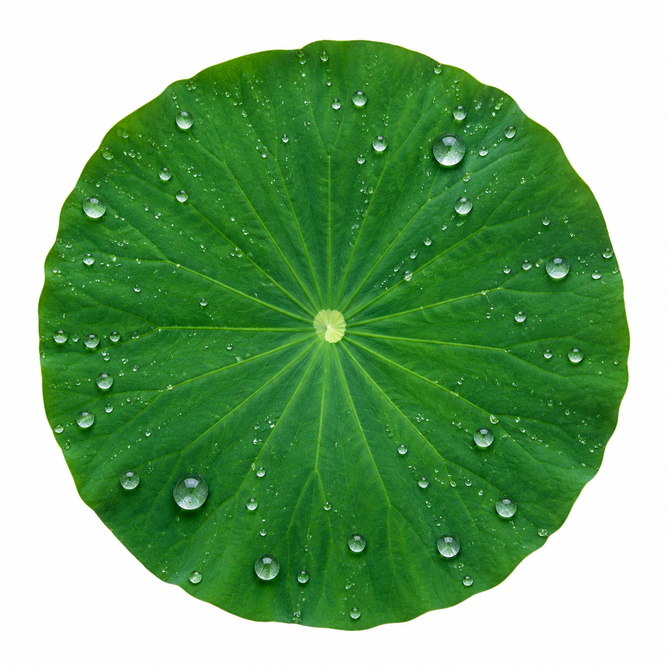
#> input picture assets/textures_wukong/tex-lotus-leaf-pad.png, 667 x 667 px, shrunk from 1024 x 1024 before the run, found by its file name
$ python make_billboards.py
#> lines starting #> are read from the running program, lines starting #| are printed output that depends on the picture
# -*- coding: utf-8 -*-
"""太微云宫 billboard 白底抠图管线。

把 textures_wukong/ 下白底 isolated 贴图转成 RGBA：
- alpha = (255 - 亮度) * gain，低噪阈值截断
- 白底去混（un-premultiply against white），防白边
产物写入 textures_wukong/billboards/，供 generator billboard_material 直读。
"""
import os
import numpy as np
from PIL import Image

SRC = os.path.join(os.path.dirname(os.path.abspath(__file__)),
                   "..", "taiwei_video", "textures_wukong")
DST = os.path.join(SRC, "billboards")
os.makedirs(DST, exist_ok=True)

JOBS = {
    "tex-lotus-leaf-pad.png": 1.00,
    "tex-peach-petal-cluster.png": 1.00,
    "tex-reed-tassel.png": 1.00,
    "tex-bamboo-leaf-cluster.png": 1.00,
    "tex-pine-needle-cluster.png": 1.00,
    "tex-distant-mountain-mist.png": 1.00,
    "tex-wispy-mist-sheet.png": 2.60,
    "tex-volume-cumulus-cloud.png": 2.20,
    "tex-night-milkyway-nebula.png": 1.20,
}

for name, gain in JOBS.items():
    src = os.path.join(SRC, name)
    if not os.path.isfile(src):
        print("MISS", name)
        continue
    im = np.asarray(Image.open(src).convert("RGB"), dtype=np.float32)
    lum = im.max(axis=2)  # 白底≈255；彩色主体 max 通道低于 255
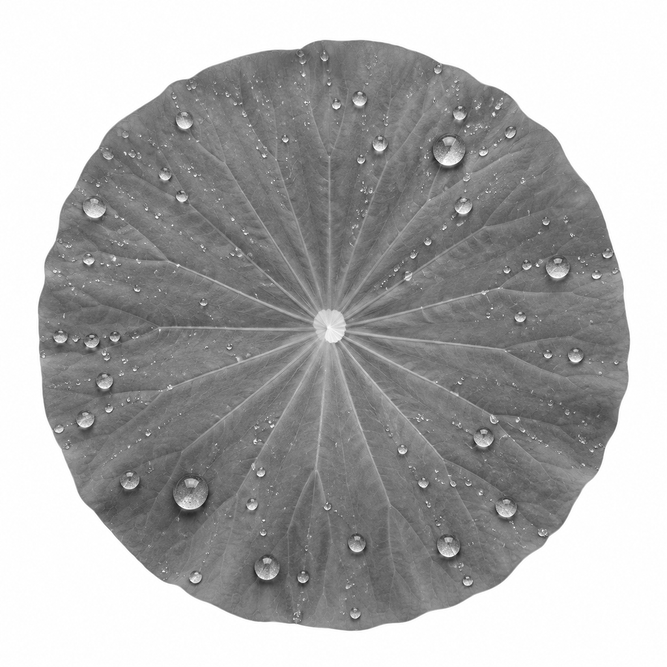
#> lum: shape (667, 667) float32; min 27, max 255, mean 172
    a = np.clip((255.0 - lum) * gain, 0, 255)
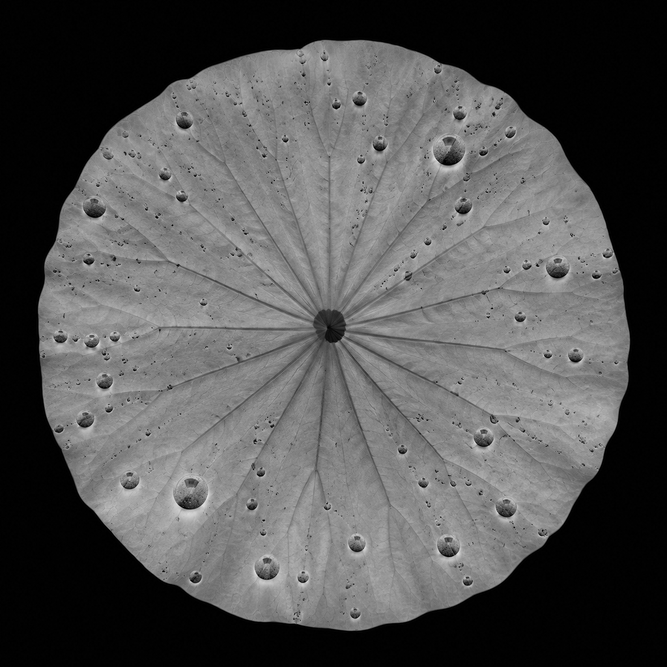
#> a: shape (667, 667) float32; min 0, max 228, mean 83
    a[a < 14] = 0
    # 白底去混：c' = (c - (255 - a)) * 255 / a
    af = a / 255.0
    safe = np.maximum(af, 1e-3)[..., None]
    unmix = np.clip((im - (255.0 - a)[..., None]) / safe, 0, 255)
#> unmix: shape (667, 667, 3) float32; every value is 0
    out = np.dstack([np.where(a[..., None] > 0, unmix, im), a]).astype(np.uint8)
    Image.fromarray(out, "RGBA").save(os.path.join(DST, name))
    cov = float((a > 0).mean())
#> cov = 0.619
    print("OK", name, "coverage=%.3f" % cov)
#| OK tex-lotus-leaf-pad.png coverage=0.619
#> pass 2 of the loop `for name, gain in JOBS.items():`:
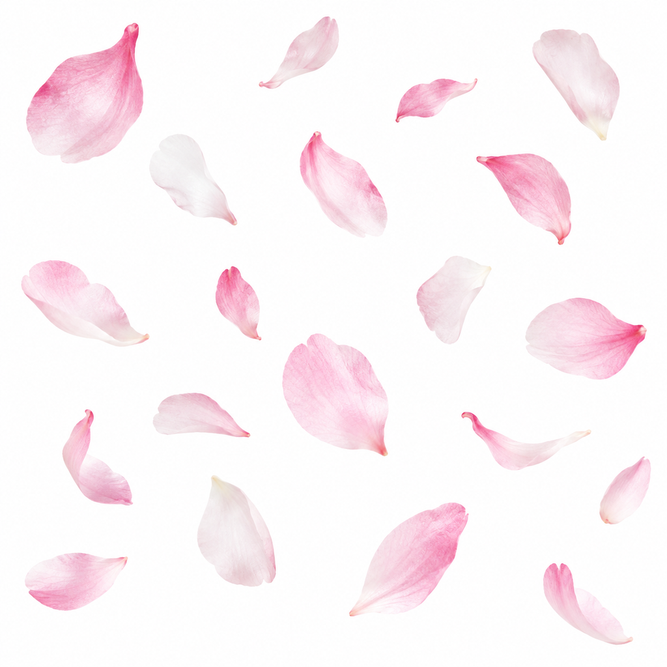
#> input picture assets/textures_wukong/tex-peach-petal-cluster.png, 667 x 667 px, shrunk from 1024 x 1024 before the run, found by its file name
#> `lum = im.max(axis=2)`:
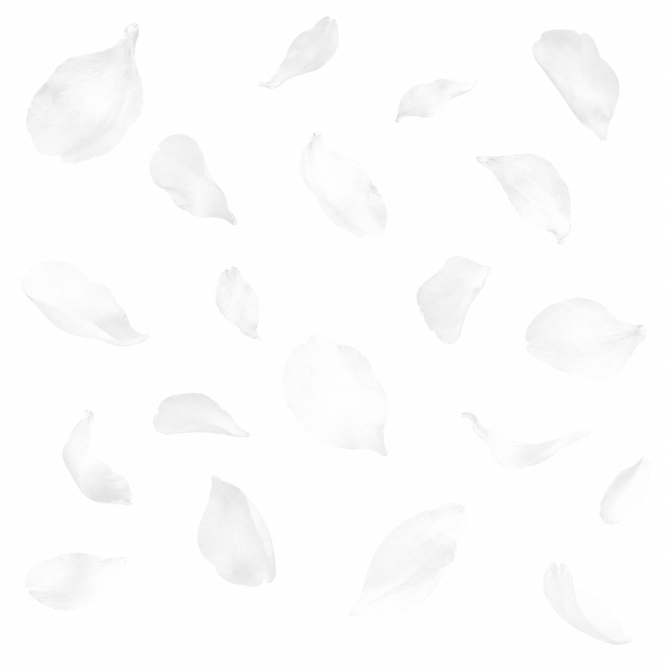
#> lum: shape (667, 667) float32; min 212, max 255, mean 252.5
#> `a[a < 14] = 0`:
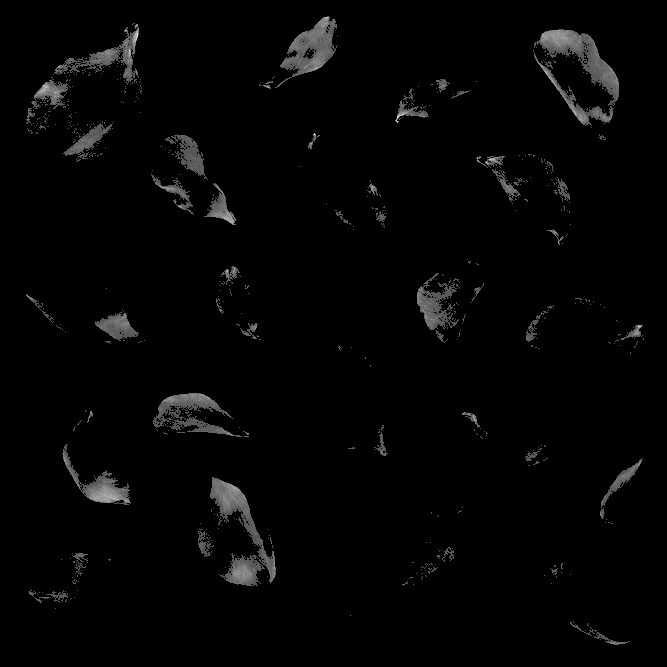
#> a: shape (667, 667) float32; min 0, max 43, mean 0.8; drawn with min black and max white
#> cov = 0.0455
#| OK tex-peach-petal-cluster.png coverage=0.045
#> pass 3 of the loop `for name, gain in JOBS.items():`:
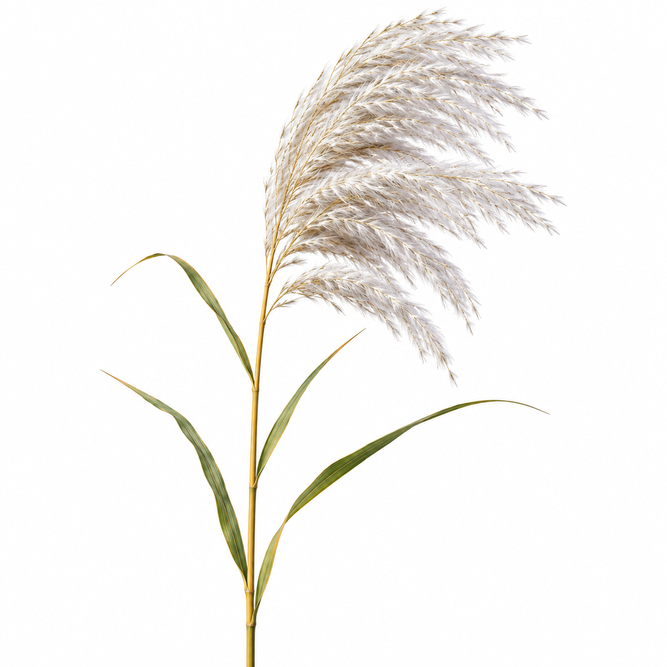
#> input picture assets/textures_wukong/tex-reed-tassel.png, 667 x 667 px, shrunk from 1024 x 1024 before the run, found by its file name
#> `lum = im.max(axis=2)`:
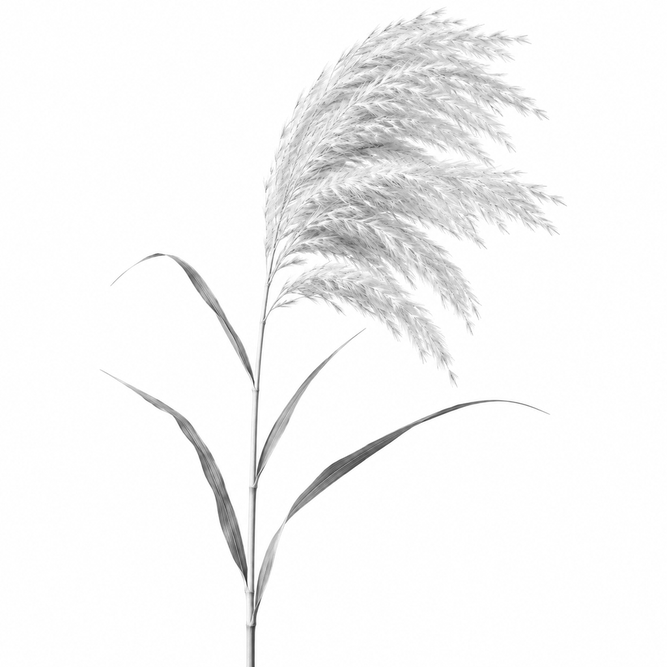
#> lum: shape (667, 667) float32; min 40, max 255, mean 246.2
#> `a = np.clip((255.0 - lum) * gain, 0, 255)`:
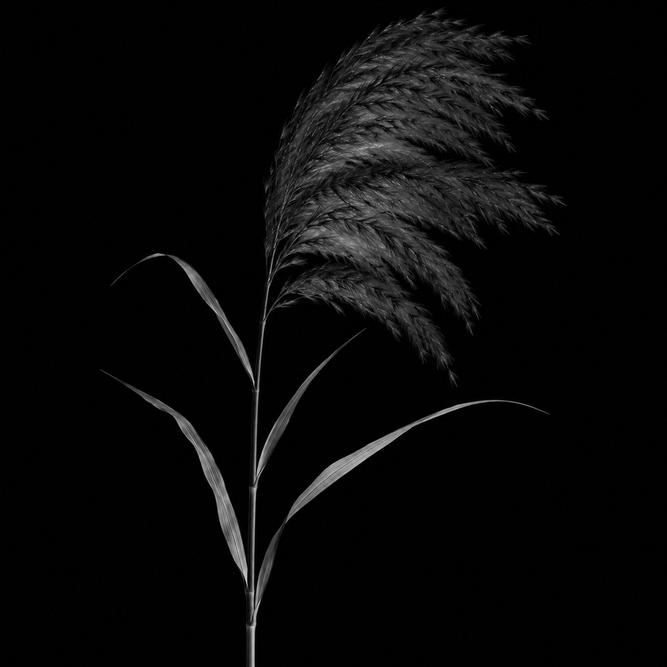
#> a: shape (667, 667) float32; min 0, max 215, mean 8.8
#> cov = 0.146
#| OK tex-reed-tassel.png coverage=0.146
#> the loop made 9 passes; the first 3 are shown
